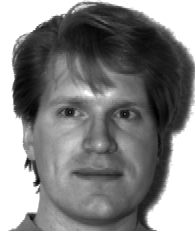
%> input picture project1/project1-data-Recognition/project1-data-Recognition/subject01.centerlight.pgm, 195 x 231 px; its folder holds 4 pictures in this run
$ octave project1_fisherfaces.m   (GNU Octave 9; MATLAB toolbox functions it lacks are replaced by stand-ins)
%> lines starting %> are read from the running program, lines starting %| are printed output that depends on the picture
%%
addpath .\functions
%%
% 读取recognition图片
recognition_image_path = 'project1-data-Recognition\project1-data-Recognition\';
recognition_pgm_files_list = dir(fullfile(recognition_image_path,'*.pgm'));

recognition_images = [];
recognition_images_labels = [];
recognition_images_num_labels = [];
for i = 1:length(recognition_pgm_files_list)
    file_name = recognition_pgm_files_list(i).name;
    s = regexp(file_name, '\.', 'split');

    label = char(s{2});
    image = imread(strcat(recognition_image_path, file_name));
%> image is the input picture: size 231x195 uint8; min 0, max 255, mean 132.1
    image_size = size(image);
%> image_size = [231 195]
    raw_image_height = image_size(1);
%> raw_image_height = 231
    raw_image_width = image_size(2);
%> raw_image_width = 195

    % 图片变成原来的1/16,并转变成1XN
    image = image(1:4:end, 1:4:end);
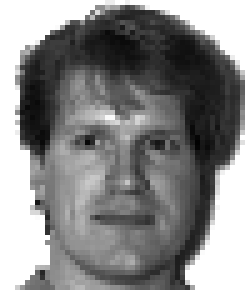
%> image: size 58x49 uint8 (shown 5 times larger); min 1, max 255, mean 133.5
    image_reshape = image(:);
%> image_reshape = 2842 values, max 255 at index 1, min 1 at index 2291, mean 133.5
    [image_reshape_height, image_reshape_width] = size(image);
%> image_reshape_height = 58; image_reshape_width = 49
    recognition_images = [recognition_images; image_reshape'];
%> recognition_images has the same summary as image_reshape
    recognition_images_labels{i} = label;
    recognition_images_num_labels = [recognition_images_num_labels; ceil(i/11)];
end
%> pass 2 of the loop `for i = 1:length(recognition_pgm_files_list)`:
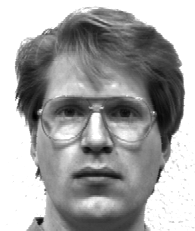
%> input picture project1/project1-data-Recognition/project1-data-Recognition/subject01.glasses.pgm, 195 x 231 px
%> image is the input picture: size 231x195 uint8; min 0, max 255, mean 163.7
%> `image = image(1:4:end, 1:4:end);`:
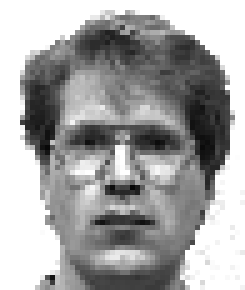
%> image: size 58x49 uint8 (shown 5 times larger); min 5, max 255, mean 165
%> image_reshape = 2842 values, max 255 at index 1, min 5 at index 1546, mean 165
%> recognition_images = 2842 columns, first 8: [255 255 255 255 255 255 255 255; 255 255 255 255 255 255 255 255]
%> pass 3 of the loop `for i = 1:length(recognition_pgm_files_list)`:
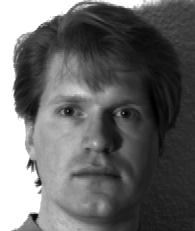
%> input picture project1/project1-data-Recognition/project1-data-Recognition/subject01.leftlight.pgm, 195 x 231 px
%> image is the input picture: size 231x195 uint8; min 0, max 255, mean 103.1
%> `image = image(1:4:end, 1:4:end);`:
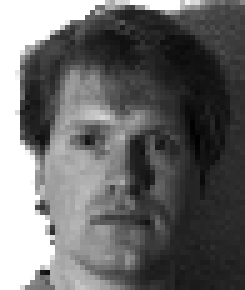
%> image: size 58x49 uint8 (shown 5 times larger); min 0, max 255, mean 105.2
%> image_reshape = 2842 values, max 255 at index 1, min 0 at index 2291, mean 105.2
%> recognition_images = 2842 columns, first 8: [255 255 255 255 255 255 255 255; 255 255 255 255 255 255 255 255; 255 255 255 255 255 255 255 255]
%> the loop made 4 passes; the first 3 are shown
clear i s image_reshape image_size file_name label  recognition_image_path recognition_pgm_files_list

%%
% (b)
N = 3; % N <= 11
%> N = 3
%> the run ends on the next line
misclassify_rates = [];
for d_ = 1:1:14
    misclassify_rates_ = [];
    d_;
    for i = 1:10
        % 划分数据集
        [train_image,train_image_label,test_image,test_image_label] = get_N_data_in_each_subject(recognition_images, recognition_images_num_labels, N);
